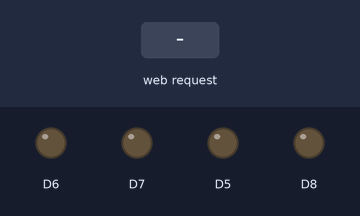
A sketch run on a simulated ESP8266 (NodeMCU). Shown: output pins drawn as LEDs (lit = HIGH). The inputs (shaded band) are chosen by the test bench. WiFi joins after 1.5 s; servers stay silent unless stated; what the sketch prints to the serial monitor is not drawn.

Above: at 2.7 s.
2.8 s: HTTP request GET /f received
At 3.2 s:
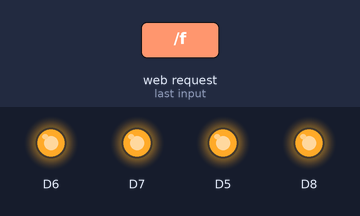
4.3 s: HTTP request GET /l received
At 5.5 s:
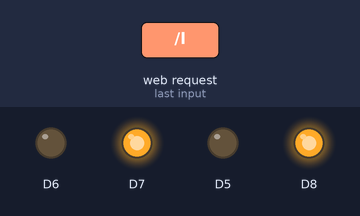
5.8 s: HTTP request GET /r received
At 6.7 s:
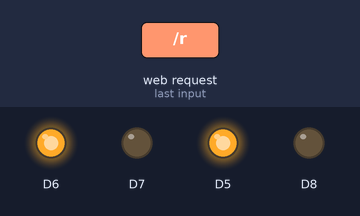
Timing chart, 0 to 8.8 s (numbered marks = the images above; inputs shaded):
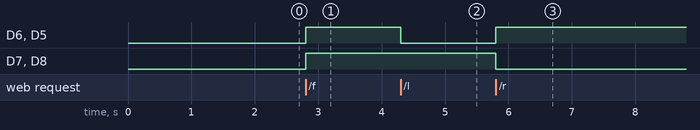

Measured:
- after the input at 2.8 s, D6, D7, D5, D8: LOW → HIGH at once
- after the input at 4.3 s, D6, D5: HIGH → LOW at once
- after the input at 5.8 s, D6, D5: LOW → HIGH at once; D7, D8: HIGH → LOW at once

The sketch:

prototype1.ino
```cpp
#include <ESP8266WebServer.h>
#include <ESP8266WiFi.h>
#include <SoftwareSerial.h>
void handleroot();
void forward();
void left();
void right();

const char* ssid = "true_home2G_e4c";
const char* password = "7fxHhRyD";
bool forw = false;
bool leftt = false;
bool rightt = false;
bool stopp = true;
ESP8266WebServer server ( 5500 );

void setup()
{
  Serial.begin(115200);
  Serial.print("Connecting to ");
  Serial.println(ssid);
  WiFi.begin(ssid, password);
  while (WiFi.status() != WL_CONNECTED) {
    delay(500);
    Serial.print(".");
  }
  Serial.println("");
  Serial.println("WiFi connected.");
  Serial.println("IP address: ");
  Serial.println(WiFi.localIP());
  server.on("/",handleroot);
  server.on("/f",forward);
  server.on("/l",left);
  server.on("/r",right);
  server.on("/s",stopping);
  server.begin();
  pinMode(D5,OUTPUT);
  pinMode(D6,OUTPUT);
  pinMode(D7,OUTPUT);
  pinMode(D8,OUTPUT);
  WiFi.hostname("MyESP8266");

}
void handleroot(){
  server.sendHeader("Access-Control-Allow-Origin", "*");
  server.send(200,"text/plain","Hello World");
}
void forward(){

  server.sendHeader("Access-Control-Allow-Origin", "*");
  server.send(200,"text/plain","Forward");
  Serial.println("forward");
  stopp = false;
  forw = true;
  leftt = false;
  rightt = false;

}
void stopping(){

  server.sendHeader("Access-Control-Allow-Origin", "*");
  server.send(200,"text/plain","stop");
  Serial.println("stop");
  forw = false;
  leftt = false;
  rightt = false;
  stopp = true;

}
void left(){

server.sendHeader("Access-Control-Allow-Origin", "*");
  server.send(200,"text/plain","Left");
  Serial.println("left");
   stopp = false;
  forw = false;
  leftt = true;
 rightt = false;

}
void right(){

  server.sendHeader("Access-Control-Allow-Origin", "*");
   server.send(200,"text/plain","Right");
  Serial.println("right");
   stopp = false;
   forw = false;
    leftt = false;
  rightt = true;

  }
void loop()
{

  server.handleClient();
  if(forw){
    digitalWrite(D5,HIGH);
    digitalWrite(D6,HIGH);
    digitalWrite(D7,HIGH);
    digitalWrite(D8,HIGH);
  }else if(leftt){
      digitalWrite(D5,LOW);
    digitalWrite(D6,LOW);
    digitalWrite(D7,HIGH);
    digitalWrite(D8,HIGH);
  }else if(rightt){
      digitalWrite(D7,LOW);
    digitalWrite(D8,LOW);
     digitalWrite(D5,HIGH);
    digitalWrite(D6,HIGH);
  }else{
       digitalWrite(D5,LOW);
    digitalWrite(D6,LOW);
       digitalWrite(D7,LOW);
    digitalWrite(D8,LOW);
  }
}
```
